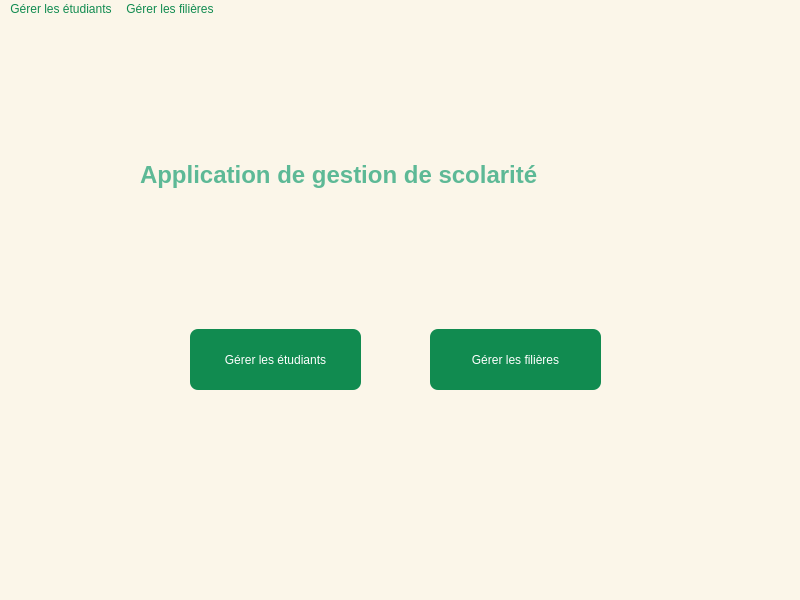
<?xml version="1.0" encoding="UTF-8"?>
<ui version="4.0">
 <class>MainWindow</class>
 <widget class="QMainWindow" name="MainWindow">
  <property name="geometry">
   <rect>
    <x>0</x>
    <y>0</y>
    <width>800</width>
    <height>600</height>
   </rect>
  </property>
  <property name="windowTitle">
   <string>MainWindow</string>
  </property>
  <property name="styleSheet">
   <string notr="true">background-color : #FBF6E9;   </string>
  </property>
  <widget class="QWidget" name="centralwidget">
   <widget class="QPushButton" name="btnEtudiant">
    <property name="geometry">
     <rect>
      <x>190</x>
      <y>310</y>
      <width>171</width>
      <height>61</height>
     </rect>
    </property>
    <property name="styleSheet">
     <string notr="true">background-color: #118B50;
color: white;
border-radius: 8px;
padding: 8px 16px;
</string>
    </property>
    <property name="text">
     <string>Gérer les étudiants</string>
    </property>
   </widget>
   <widget class="QPushButton" name="btnFiliere">
    <property name="geometry">
     <rect>
      <x>430</x>
      <y>310</y>
      <width>171</width>
      <height>61</height>
     </rect>
    </property>
    <property name="styleSheet">
     <string notr="true">background-color: #118B50;
color: white;
border-radius: 8px;
padding: 8px 16px;</string>
    </property>
    <property name="text">
     <string>Gérer les filières</string>
    </property>
   </widget>
   <widget class="QLabel" name="label1">
    <property name="geometry">
     <rect>
      <x>140</x>
      <y>130</y>
      <width>531</width>
      <height>51</height>
     </rect>
    </property>
    <property name="font">
     <font>
      <pointsize>18</pointsize>
      <weight>75</weight>
      <bold>true</bold>
     </font>
    </property>
    <property name="acceptDrops">
     <bool>false</bool>
    </property>
    <property name="styleSheet">
     <string notr="true">background-color : #FBF6E9;
color: #5DB996;</string>
    </property>
    <property name="text">
     <string>Application de gestion de scolarité</string>
    </property>
   </widget>
  </widget>
  <widget class="QMenuBar" name="menuBar">
   <property name="geometry">
    <rect>
     <x>0</x>
     <y>0</y>
     <width>800</width>
     <height>26</height>
    </rect>
   </property>
   <property name="styleSheet">
    <string notr="true">background-color : #FBF6E9; 
color : #118B50;</string>
   </property>
   <widget class="QMenu" name="menuG_rer_les_tudiants">
    <property name="styleSheet">
     <string notr="true"/>
    </property>
    <property name="title">
     <string>Gérer les étudiants</string>
    </property>
   </widget>
   <widget class="QMenu" name="menuG_rer_les_fili_res">
    <property name="styleSheet">
     <string notr="true">background-color : #FBF6E9; </string>
    </property>
    <property name="title">
     <string>Gérer les filières</string>
    </property>
   </widget>
   <addaction name="menuG_rer_les_tudiants"/>
   <addaction name="menuG_rer_les_fili_res"/>
  </widget>
 </widget>
 <resources/>
 <connections/>
</ui>
